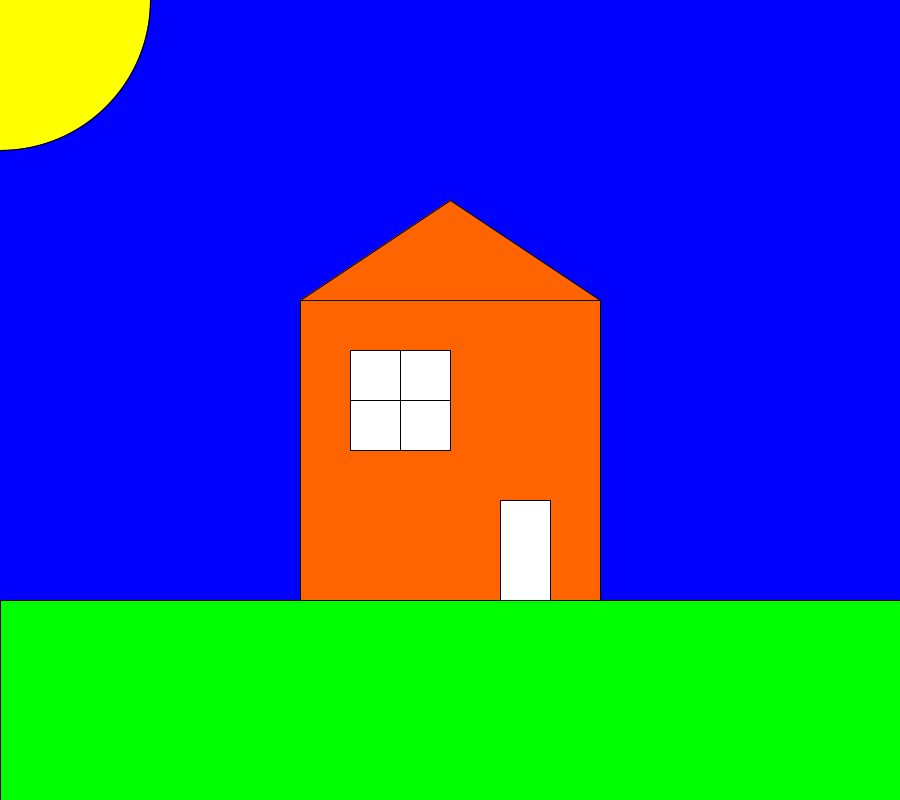
Frame 1 (no input)
Frame 60 (the mouse pressed at the canvas centre just before this capture): identical to frame 1, image omitted
Frame 120 (the mouse held since frame 60 and released just before this capture): identical to frame 1, image omitted

The Processing sketch that drew this single still picture (run headless with seeded random() and noise(); from frame 60 on, the mouse is pressed at the canvas centre):

// Processing sketch: opdracht_8_6
// ── opdracht_8_6.pde
void setup() {
  size(900,800);
}

void draw(){
  background(255, 255, 255);
  tekenLucht();
  tekenGras();
  tekenZon();
  tekenHuis();
}

void tekenLucht() {
  background(0, 0, 255);
}


void tekenGras() {
  fill(0, 255, 0);
  rect(0, 600, 900, 200);
}

void tekenZon() {
  fill(255, 255, 0);
  ellipse(0, 0, 300, 300);
}

void tekenHuis() {
  fill(255, 100, 0);
  rect(300, 300, 300, 300);
  
  fill(255, 255, 255);
  rect(350, 350, 100, 100);
  
  line(350, 400, 450, 400);
  line(400, 350, 400, 450);
  
  rect(500, 500, 50, 100);
  
  fill(255, 100, 0);
  triangle(300, 300, 600, 300, 450, 200);
}
